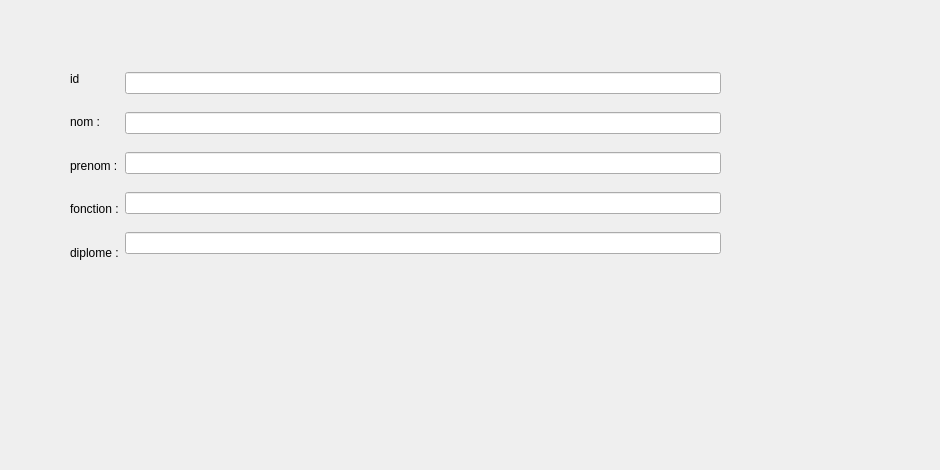
        <widget class="QWidget" name="tab_30">
         <attribute name="title">
          <string>ajouter</string>
         </attribute>
         <widget class="QPushButton" name="pb_ajouter_8">
          <property name="geometry">
           <rect>
            <x>340</x>
            <y>280</y>
            <width>181</width>
            <height>34</height>
           </rect>
          </property>
          <property name="styleSheet">
           <string notr="true">border-image: url(:/img_mus/add.png);

background-color: transparent;
background: none;
border: none;
background-repeat: none;</string>
          </property>
          <property name="text">
           <string/>
          </property>
         </widget>
         <widget class="QWidget" name="horizontalLayoutWidget_18">
          <property name="geometry">
           <rect>
            <x>70</x>
            <y>60</y>
            <width>651</width>
            <height>211</height>
           </rect>
          </property>
          <layout class="QHBoxLayout" name="horizontalLayout_32">
           <item>
            <layout class="QVBoxLayout" name="verticalLayout_40">
             <item>
              <widget class="QLabel" name="label_131">
               <property name="styleSheet">
                <string notr="true">font: 10pt &quot;Roboto&quot;;</string>
               </property>
               <property name="text">
                <string>id</string>
               </property>
              </widget>
             </item>
             <item>
              <widget class="QLabel" name="label_132">
               <property name="text">
                <string>nom :</string>
               </property>
              </widget>
             </item>
             <item>
              <widget class="QLabel" name="label_133">
               <property name="text">
                <string>prenom :</string>
               </property>
              </widget>
             </item>
             <item>
              <widget class="QLabel" name="label_134">
               <property name="text">
                <string>fonction :</string>
               </property>
              </widget>
             </item>
             <item>
              <widget class="QLabel" name="label_135">
               <property name="text">
                <string>diplome :</string>
               </property>
              </widget>
             </item>
            </layout>
           </item>
           <item>
            <layout class="QVBoxLayout" name="verticalLayout_41">
             <item>
              <widget class="QLineEdit" name="_id"/>
             </item>
             <item>
              <widget class="QLineEdit" name="_le_nom_2"/>
             </item>
             <item>
              <widget class="QLineEdit" name="_le_prenom_2"/>
             </item>
             <item>
              <widget class="QLineEdit" name="_le_fonction_2"/>
             </item>
             <item>
              <widget class="QLineEdit" name="_le_diplome_2"/>
             </item>
            </layout>
           </item>
          </layout>
         </widget>
         <widget class="QLabel" name="label_136">
          <property name="geometry">
           <rect>
            <x>-80</x>
            <y>-30</y>
            <width>931</width>
            <height>461</height>
           </rect>
          </property>
          <property name="text">
           <string/>
          </property>
          <property name="pixmap">
           <pixmap resource="image.qrc">:/img_mus/12.png</pixmap>
          </property>
         </widget>
         <widget class="QPushButton" name="backButton_2">
          <property name="geometry">
           <rect>
            <x>710</x>
            <y>340</y>
            <width>101</width>
            <height>21</height>
           </rect>
          </property>
          <property name="styleSheet">
           <string notr="true">background-color: transparent;
background: none;
border: none;
border-image: url(:/img_mus/return.png);
background-repeat: none;
</string>
          </property>
          <property name="text">
           <string/>
          </property>
         </widget>
         <zorder>label_136</zorder>
         <zorder>horizontalLayoutWidget_18</zorder>
         <zorder>pb_ajouter_8</zorder>
         <zorder>backButton_2</zorder>
        </widget>
